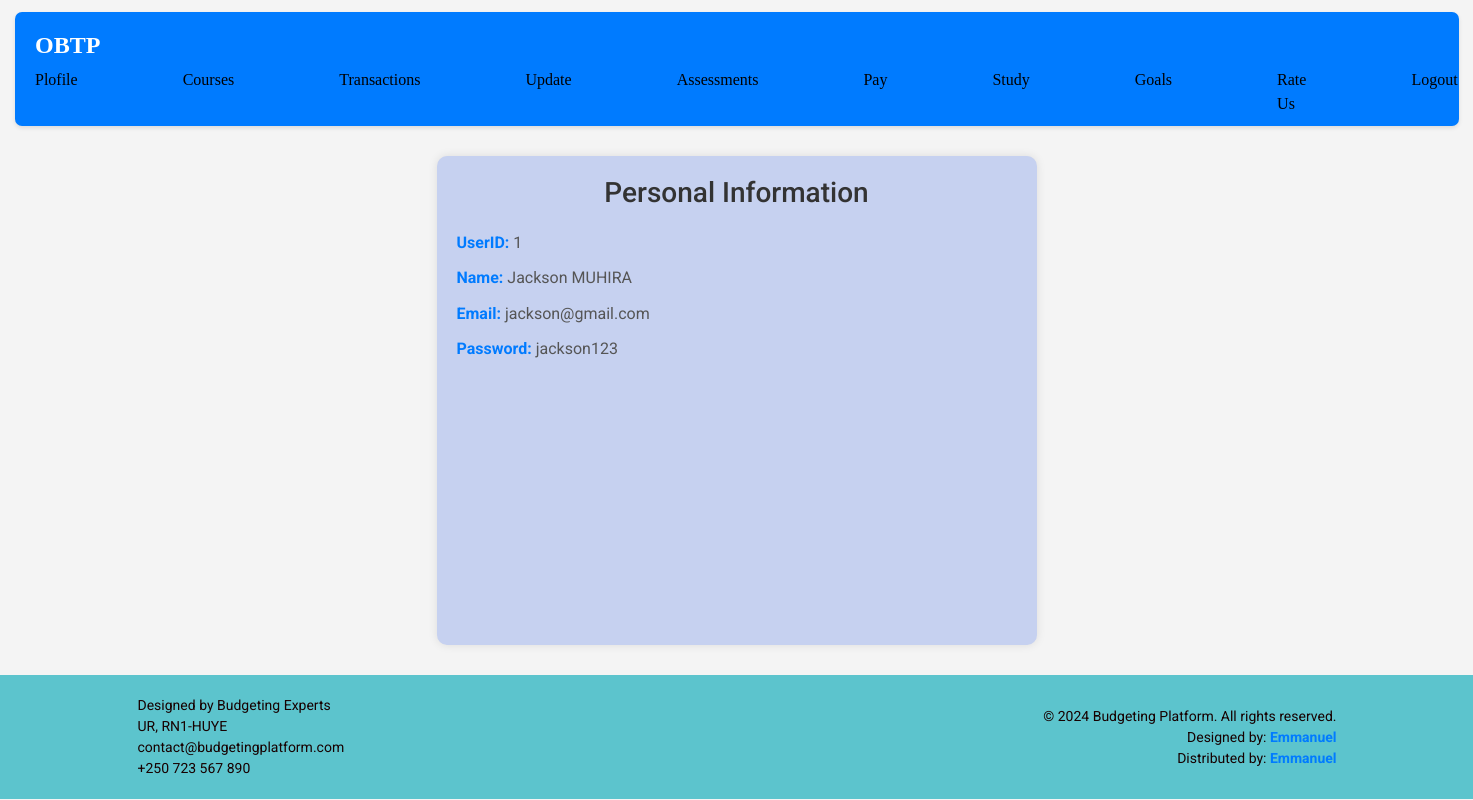
The app's page /personal_info.php (signed in) with its own data.
### tables this page shows
CREATE TABLE `users` (
  `UserID` int(50) NOT NULL,
  `Username` text NOT NULL,
  `Photo` blob NOT NULL,
  `Email` text NOT NULL,
  `Password` text NOT NULL,
  `DateJoined` timestamp(6) NOT NULL DEFAULT current_timestamp(6)
);

### personal_info.php (the view, shortened to what this page needs)
<?php
require_once "config.php";
$email = $_SESSION["email"];
$sql = "SELECT Username, Email, Password, UserID FROM users WHERE email = ?";
$stmt = $conn->prepare($sql);
$stmt->bind_param("s", $email);
$stmt->execute();
$result = $stmt->get_result();
if ($result->num_rows > 0) {
    $userData = $result->fetch_assoc();
} else {
    echo "User data not found.";
    exit;
}
?>
<!DOCTYPE html>
<html lang="en">
<head>
    <link href="css/bootstrap.min.css" rel="stylesheet">
    <link rel="stylesheet" href="styles.css">
</head>
<body>
<header>
      <nav class="navbar">
        <a href="index.html" class="navbar-brand">OBTP</a>
        <ul class="nav-links">
          <li><a href="personal_info.php">Plofile</a></li>
          <li><a href="enrollments.php">Courses</a></li>
          <li><a href="transaction_history.php">Transactions</a></li>
          <li><a href="settings.php">Update</a></li>
          <li><a href="assessment.php">Assessments</a></li>
          <li><a href="payment.html">Pay</a></li>
          <li><a href="course_dashboard.php">Study</a></li>
          <li><a href="goal.php">Goals</a></li>
          <li><a href="feedback.php">Rate Us</a></li>
          <li><a href="logout.php">Logout</a></li>
        </ul>
      </nav>
    </header>
<div class="container">
    <h1>Personal Information</h1>
    <p><strong>UserID:</strong> <?php echo isset($userData["UserID"]) ? $userData["UserID"] : "N/A"; ?></p>
    <p><strong>Name:</strong> <?php echo isset($userData["Username"]) ? $userData["Username"] : "N/A"; ?></p>
    <p><strong>Email:</strong> <?php echo isset($userData["Email"]) ? $userData["Email"] : "N/A"; ?></p>
    <p><strong>Password:</strong> <?php echo isset($userData["Password"]) ? $userData["Password"] : "N/A"; ?></p>
</div>
<footer class="footer">
      <div class="container2">
        <div class="left-part">
          <p class="mb-0">Designed by Budgeting Experts</p>
          <p class="mb-0">UR, RN1-HUYE</p>
          <p class="mb-0">contact@budgetingplatform.com</p>
          <p class="mb-0">+250 723 567 890</p>
        </div>
        <div class="right-part">
          <p class="mb-0">© 2024 Budgeting Platform. All rights reserved.</p>
          <p class="mb-0">Designed by: <a href="#" target="_blank" class="fw-bold">Emmanuel</a></p>
          <p class="mb-0">Distributed by: <a href="#" target="_blank" class="fw-bold">Emmanuel</a></p>
        </div>
      </div>
    </footer>
</body>
</html>

### styles.css (style rules this page uses)
.navbar { background-color: #007bff; width: 98%; margin-left: 15px; margin-top: 12px; color: #170101; box-shadow: 0 2px 4px rgba(0, 0, 0, 0.1); padding: 20px 0; display: flex; justify-content: space-between; border-radius: 7px; }
.navbar-brand { text-decoration: none; font-family: fantasy; font-weight: bold; color: #010102; margin-left: 10px; font-size: 40px; }
.nav-links { list-style: none; display: flex; margin-right: 80px; }
.nav-links li { margin-right: 80px; }
.nav-links li:last-child { margin-right: 0; }
.nav-links li a { font-family: fantasy; font-size: 20px; color: #351f8a; text-decoration: none; transition: color 0.3s ease; }
.container { width: 90%; }
.container h1 { font-size: 2.5rem; margin-bottom: 20px; }
.container p { font-size: 1.2rem; line-height: 1.6; }
.footer { background-color: #c92334; color: #fff; padding: 20px 0; margin-bottom: 1px; }
.container2 { max-width: 1200px; margin: 0 auto; display: flex; }
.left-part { margin-left: 1px; }
.footer p { margin: 0; }
.left-part, .right-part { flex: 1; }
body { font-family: Arial, sans-serif; margin: 0; padding: 0; }
.container { width: 80%; margin: 0 auto; }
.container { max-width: 800px; margin: 20px auto; background-color: #fff; padding: 20px; border-radius: 10px; box-shadow: 0 0 10px rgba(0, 0, 0, 0.1); }
h1 { font-size: 36px; color: #333; text-align: center; margin-bottom: 20px; }
.footer { background-color: #333; color: #fff; padding: 20px 0; }
.container2 { display: flex; justify-content: space-between; align-items: center; }
.left-part { flex: 1; }
.right-part { flex: 1; text-align: right; }
.right-part a { color: #fff; text-decoration: none; }

### personal_info.php (style rules this page uses)
body { font-family: 'Roboto', sans-serif; background-color: #f4f4f4; margin: 0; padding: 0; display: flex; flex-direction: column; min-height: 100vh; }
.container { max-width: 600px; margin: 30px auto; background-color: #c6d1f0; padding: 20px; border-radius: 10px; box-shadow: 0 0 10px rgba(0, 0, 0, 0.1); flex-grow: 1; }
.container h1 { font-size: 28px; color: #333; text-align: center; margin-bottom: 20px; }
.container p { font-size: 16px; color: #555; margin-bottom: 10px; }
.container p strong { color: #007bff; }
.footer { background-color: #5cc4cd; padding: 20px; margin-top: auto; }
.footer .container2 { display: flex; justify-content: space-between; }
.footer .container2 .left-part p, .footer .container2 .right-part p { font-size: 14px; color: #170101; margin-bottom: 5px; }
.footer .container2 .right-part p a { color: #007bff; text-decoration: none; font-weight: bold; }
.navbar { background-color: #007bff; padding: 10px 0; }
.navbar-brand { color: #fff; font-size: 24px; text-decoration: none; margin-left: 20px; }
.nav-links { list-style: none; padding: 0; margin: 0; }
.nav-links li { display: inline; margin-left: 20px; }
.nav-links li a { color: black; text-decoration: none; font-size: 16px; margin-right: 5px; }

### records on screen
users: UserID "1", Username "Jackson MUHIRA", Email "jackson@gmail.com", Password "jackson123"
